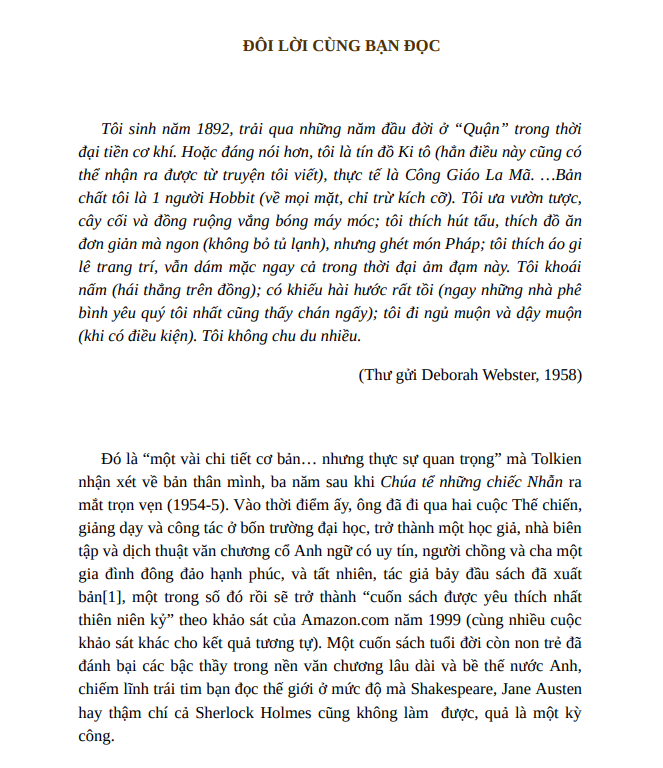
#> input picture Upload/ChuaNhan.png, 663 x 768 px
$ python test.py
#> lines starting #> are read from the running program, lines starting #| are printed output that depends on the picture; after the words box and inside, x2 and y2 are one past the last pixel; in counts of white or black regions, pixels touching at a corner belong together
from PIL import Image
import cv2

img = cv2.imread("./Upload/ChuaNhan.png")
#> img is the input picture: shape (768, 663, 3); mean B, G, R 239, 239.1, 239.1
print("Original shape:", img.shape)
#| Original shape: (768, 663, 3)

# Save grayscale and thresholded versions
gray = cv2.cvtColor(img, cv2.COLOR_BGR2GRAY)
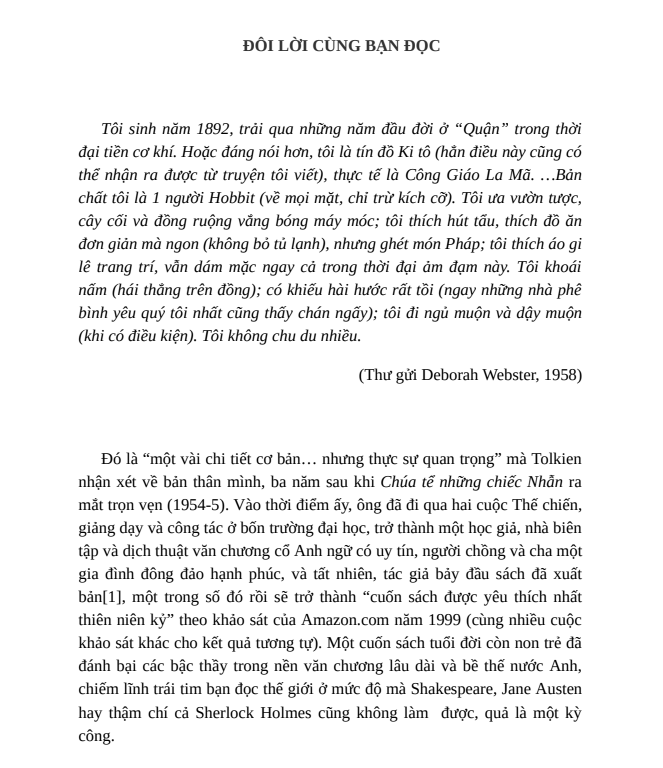
#> gray: shape (768, 663); min 0, max 255, mean 239.1
Image.fromarray(gray).save("gray_output.png")

thresh = cv2.threshold(gray, 0, 255, cv2.THRESH_BINARY + cv2.THRESH_OTSU)[1]
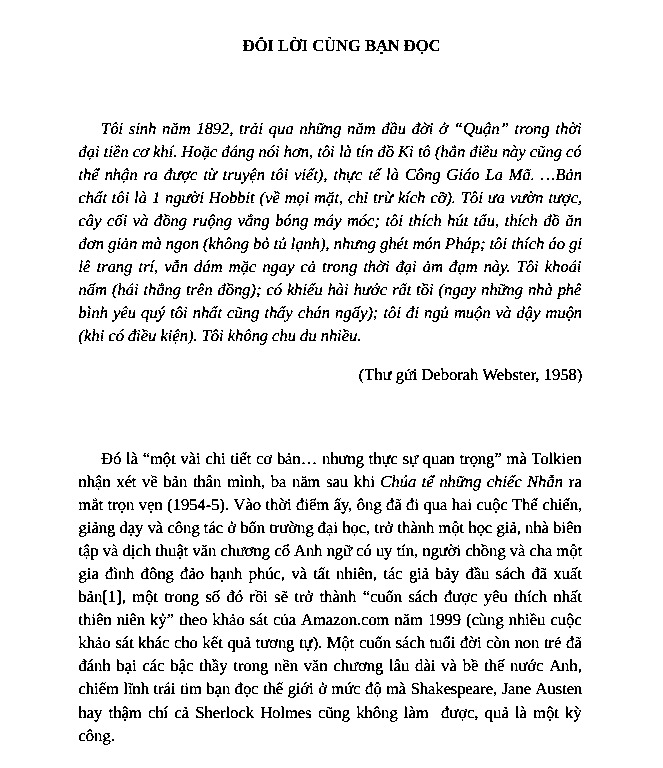
#> thresh: shape (768, 663); 92% white; black in thin lines or dots, all inside (x1, y1, x2, y2) = (79, 37, 582, 745)
Image.fromarray(thresh).save("thresh_output.png")
